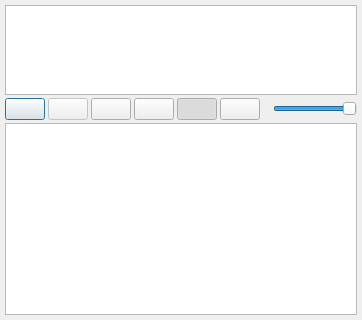
<?xml version="1.0" encoding="UTF-8"?>
<ui version="4.0">
 <class>MiniPlayerClass</class>
 <widget class="QDialog" name="MiniPlayerClass">
  <property name="geometry">
   <rect>
    <x>0</x>
    <y>0</y>
    <width>310</width>
    <height>387</height>
   </rect>
  </property>
  <property name="windowTitle">
   <string>MiniPlayer</string>
  </property>
  <layout class="QGridLayout" name="gridLayout">
   <property name="sizeConstraint">
    <enum>QLayout::SetFixedSize</enum>
   </property>
   <property name="margin">
    <number>5</number>
   </property>
   <property name="spacing">
    <number>3</number>
   </property>
   <item row="1" column="0">
    <widget class="QPushButton" name="buttonPlay">
     <property name="toolTip">
      <string>Play</string>
     </property>
    </widget>
   </item>
   <item row="1" column="1">
    <widget class="QPushButton" name="buttonStop">
     <property name="enabled">
      <bool>false</bool>
     </property>
     <property name="toolTip">
      <string>Stop</string>
     </property>
    </widget>
   </item>
   <item row="1" column="2">
    <widget class="QPushButton" name="buttonPrev">
     <property name="toolTip">
      <string>Previous word</string>
     </property>
    </widget>
   </item>
   <item row="1" column="3">
    <widget class="QPushButton" name="buttonNext">
     <property name="toolTip">
      <string>Next word</string>
     </property>
    </widget>
   </item>
   <item row="1" column="4">
    <widget class="QPushButton" name="buttonRepeat">
     <property name="toolTip">
      <string>Auto repeat</string>
     </property>
     <property name="icon">
      <iconset resource="MyWords.qrc">
       <normaloff>:/Entrance/Images/ni_png_2_0876.png</normaloff>:/Entrance/Images/ni_png_2_0876.png</iconset>
     </property>
     <property name="checkable">
      <bool>true</bool>
     </property>
     <property name="checked">
      <bool>true</bool>
     </property>
    </widget>
   </item>
   <item row="1" column="5">
    <widget class="QPushButton" name="buttonPlaylist">
     <property name="toolTip">
      <string>Show playlist</string>
     </property>
     <property name="icon">
      <iconset resource="MyWords.qrc">
       <normaloff>:/Entrance/Images/text_list_numbers.png</normaloff>:/Entrance/Images/text_list_numbers.png</iconset>
     </property>
     <property name="checkable">
      <bool>true</bool>
     </property>
    </widget>
   </item>
   <item row="1" column="6">
    <widget class="QLabel" name="labelVolume">
     <property name="alignment">
      <set>Qt::AlignRight|Qt::AlignTrailing|Qt::AlignVCenter</set>
     </property>
    </widget>
   </item>
   <item row="1" column="7">
    <widget class="QSlider" name="sliderVolume">
     <property name="sizePolicy">
      <sizepolicy hsizetype="Preferred" vsizetype="Fixed">
       <horstretch>0</horstretch>
       <verstretch>0</verstretch>
      </sizepolicy>
     </property>
     <property name="toolTip">
      <string>Volumn</string>
     </property>
     <property name="maximum">
      <number>100</number>
     </property>
     <property name="value">
      <number>100</number>
     </property>
     <property name="orientation">
      <enum>Qt::Horizontal</enum>
     </property>
    </widget>
   </item>
   <item row="2" column="0" colspan="8">
    <widget class="QListView" name="listView">
     <property name="editTriggers">
      <set>QAbstractItemView::NoEditTriggers</set>
     </property>
     <property name="selectionBehavior">
      <enum>QAbstractItemView::SelectRows</enum>
     </property>
     <property name="selectionRectVisible">
      <bool>true</bool>
     </property>
    </widget>
   </item>
   <item row="0" column="0" colspan="8">
    <widget class="WordDisplayer" name="wordDisplayer">
     <property name="minimumSize">
      <size>
       <width>300</width>
       <height>90</height>
      </size>
     </property>
     <property name="maximumSize">
      <size>
       <width>16777215</width>
       <height>90</height>
      </size>
     </property>
     <property name="readOnly">
      <bool>true</bool>
     </property>
    </widget>
   </item>
  </layout>
 </widget>
 <customwidgets>
  <customwidget>
   <class>WordDisplayer</class>
   <extends>QTextEdit</extends>
   <header>WordDisplayer.h</header>
  </customwidget>
 </customwidgets>
 <resources>
  <include location="MyWords.qrc"/>
 </resources>
 <connections>
  <connection>
   <sender>buttonPlaylist</sender>
   <signal>toggled(bool)</signal>
   <receiver>listView</receiver>
   <slot>setVisible(bool)</slot>
   <hints>
    <hint type="sourcelabel">
     <x>340</x>
     <y>133</y>
    </hint>
    <hint type="destinationlabel">
     <x>387</x>
     <y>239</y>
    </hint>
   </hints>
  </connection>
 </connections>
</ui>
